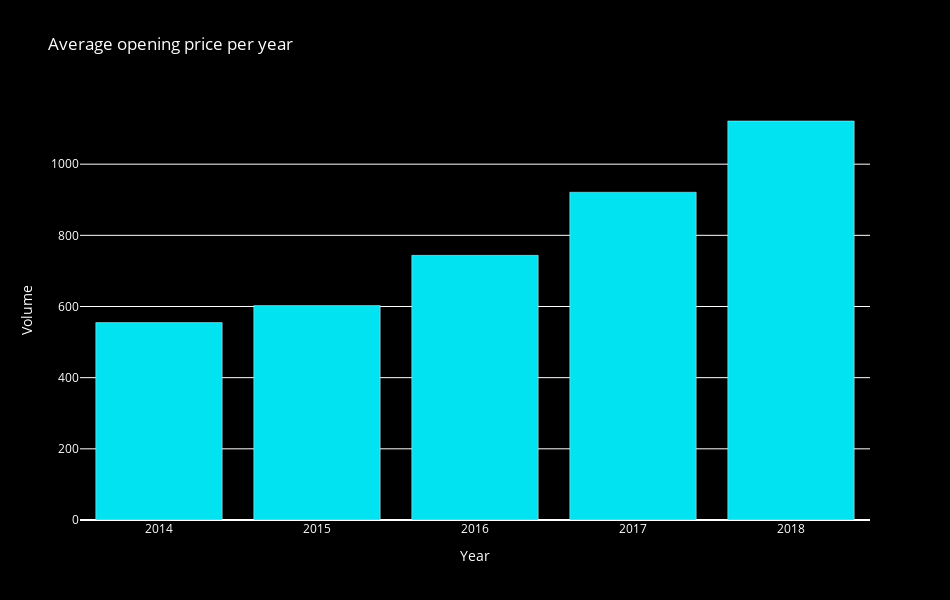

Notebook source saved alongside this figure:
### Markdown cell above
# Average opening price per year

### Code cell
fig = go.Figure(
    layout = go.Layout(
        title = 'Average opening price per year',
        xaxis = dict(title = 'Year'),
        yaxis = dict(title = 'Volume'),
        font = dict(color = 'white'),
        showlegend = False,
        paper_bgcolor = 'black',
        plot_bgcolor = 'black',
        width = 950,
        height = 600
    )
)

df_mean = df_g.groupby('year')[['open']].mean()

fig.add_trace(go.Bar(
    x = df_mean.index,
    y = df_mean['open'],
    marker = dict(color = '#01E3F1'),
))

fig.show()

### Figure 1 — Plotly figure (JSON) as saved in the notebook; plotly's stock layout.template omitted (floating-point values rounded to 4 significant figures)
{"data": [{"marker": {"color": "#01E3F1"}, "type": "bar", "x": [2014, 2015, 2016, 2017, 2018], "y": [554.7, 602.5, 743.7, 921.1, 1121.0]}], "layout": {"font": {"color": "white"}, "height": 600, "paper_bgcolor": "black", "plot_bgcolor": "black", "showlegend": false, "title": {"text": "Average opening price per year"}, "width": 950, "xaxis": {"title": {"text": "Year"}}, "yaxis": {"title": {"text": "Volume"}}}}
